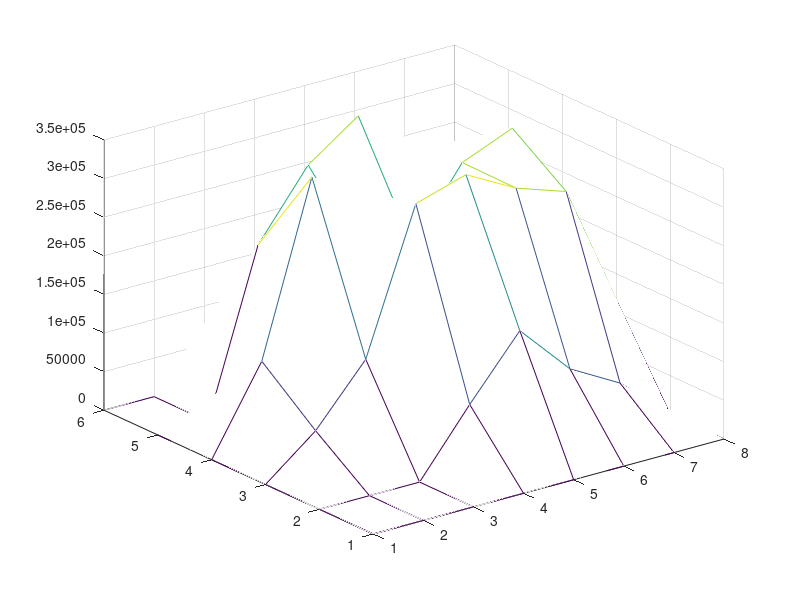
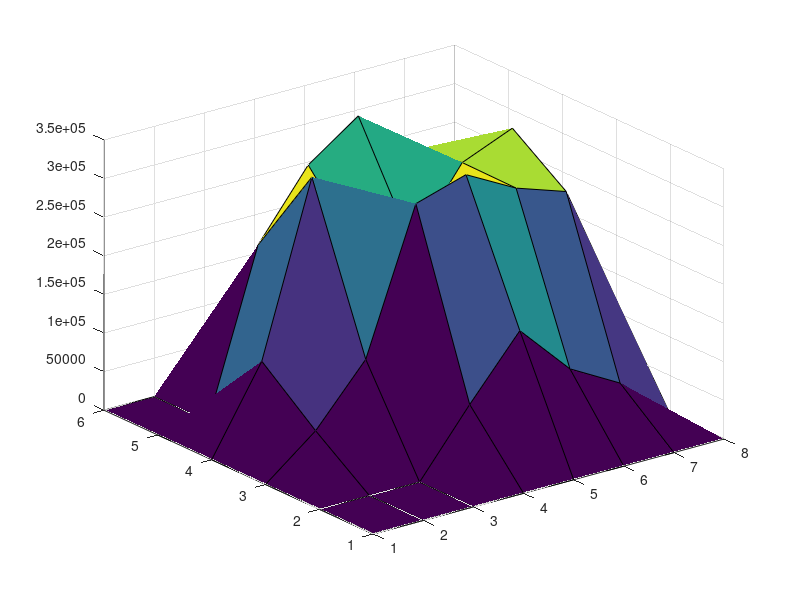

The MATLAB source for these figures, in order: (Note: this script raises an error after producing the figures.)
clear;
% NORM_F = 3300;
alldata = importdata('cpress-0109-3.6.txt');
data = alldata.data(:,3);
node_data = data([1:4:size(data, 1)],:);
mat_data = reshape(node_data, 6, 8);
x = 1:8;
y = 1:6;
[X, Y] = meshgrid(x,y);
mesh(x,y,mat_data);
figure
surf(x,y,mat_data);
area
% fric_f = sum(cshear1_data);
% fric_factor = fric_f / NORM_F / 4